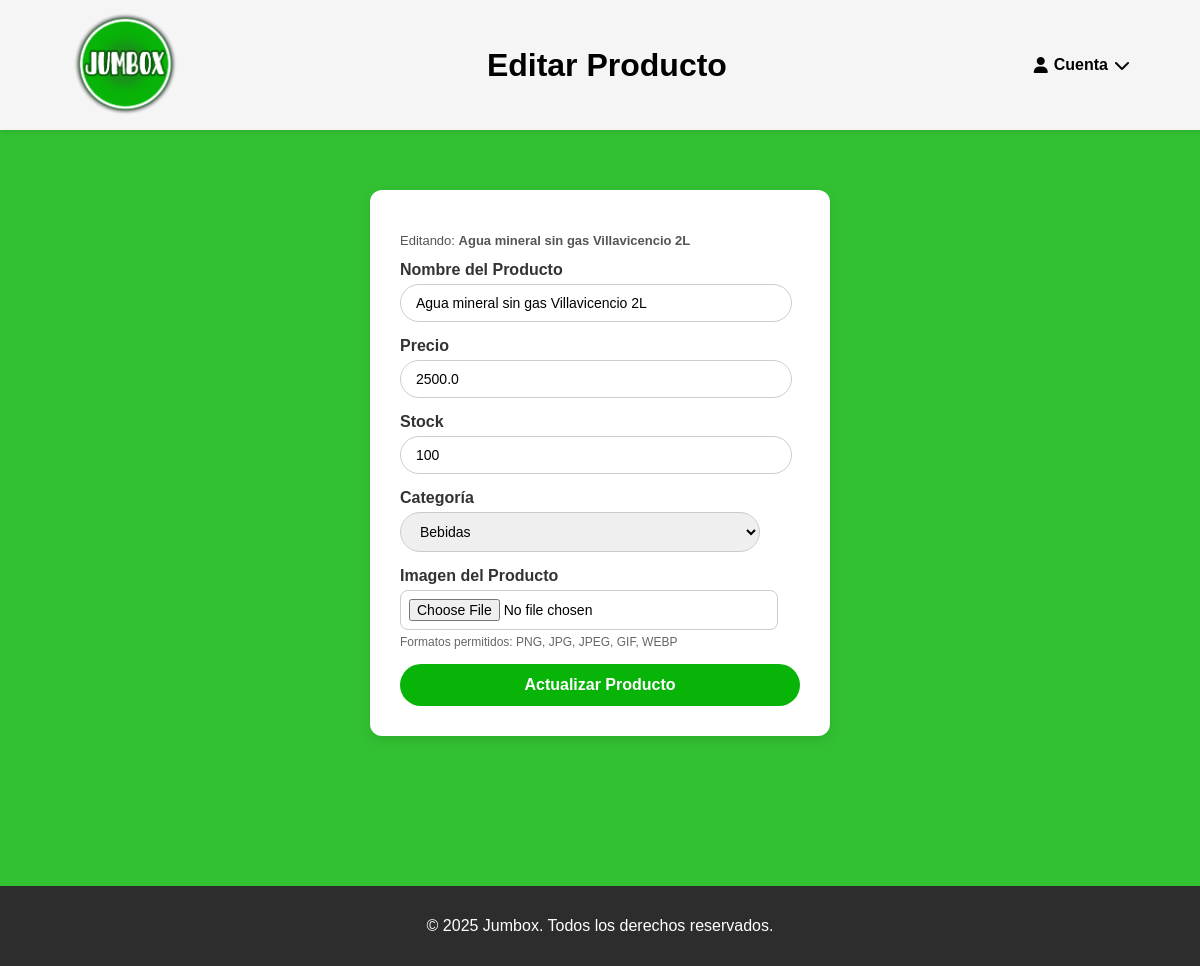
Screenshot of /editar-producto/2 (signed in) with the database file from the repository.
### tables this page shows
CREATE TABLE producto (
  id_producto INTEGER PRIMARY KEY AUTOINCREMENT,
  nombre TEXT NOT NULL,
  precio REAL NOT NULL,
  stock INTEGER NOT NULL,
  fk_categoria INTEGER NOT NULL, imagen BLOB,
  FOREIGN KEY (fk_categoria) REFERENCES categoria(id_categoria)
    ON DELETE NO ACTION ON UPDATE NO ACTION
);

### app.py (the view, shortened to what this page needs)
@app.route('/editar-producto/<int:id_producto>', methods=['GET', 'POST'])
def editar_producto(id_producto):
    resp = require_login_redirect()
    if resp:
        return resp
    with get_conn() as conn:
        categorias = listar_categorias(conn)
        producto = conn.execute("""
            SELECT p.id_producto, p.nombre, p.precio, p.stock, c.nombre AS categoria
            FROM producto p
            JOIN categoria c ON p.fk_categoria = c.id_categoria
            WHERE p.id_producto = ?
        """, (id_producto,)).fetchone()
        if not producto:
            flash('Producto no encontrado', 'error')
            return redirect(url_for('home'))
    return render_template('editar_producto.html', categorias=categorias, producto=producto)

### app.py (called while the page is built)
def get_conn():
    conn = sqlite3.connect(DB_NAME)
    conn.row_factory = sqlite3.Row
    conn.execute("PRAGMA foreign_keys = ON;")
    return conn

def require_login_redirect():
    if 'id_cliente' not in session:
        flash("Necesitás iniciar sesión.", "error")
        return redirect(url_for('login'))
    return None

def listar_categorias(conn):
    try:
        return [r['nombre'] for r in conn.execute("SELECT nombre FROM categoria ORDER BY nombre").fetchall()]
    except sqlite3.Error:
        return []

### templates/editar_producto.html (shortened to what this page needs)
<!DOCTYPE html>
<html lang="es">
<head>
</head>
<body>
    <!DOCTYPE html>
<html lang="es">
<head>
    <link rel="stylesheet" href="{{ url_for('static', filename='style.css') }}">
    <link rel="stylesheet" href="https://cdnjs.cloudflare.com/ajax/libs/font-awesome/6.5.0/css/all.min.css">
</head>
<body>
    <header class="main-header">
        <div class="logo">
            <a href="{{ url_for('home') }}">
                <img src="{{ url_for('static', filename='img/logo.png') }}" alt="Jumbox">
            </a>
        </div>
        <div class="titulo-header">
            <h1>Editar Producto</h1>
        </div>
        <div class="cuenta" tabindex="0">
            <div class="cuenta-btn">
                <i class="fa-solid fa-user"></i>
                <span>Cuenta</span>
                <i class="fa-solid fa-chevron-down"></i>
            </div>
        </div>
    </header>
<main>
    <div class="formulario-container">
        <form method="POST" enctype="multipart/form-data">
             {% if producto %}
                <p style="font-size: 13px; color: #555;">Editando: <strong>{{ producto['nombre'] }}</strong></p>
            {% endif %}
            <div>
                <label for="nombre"><strong>Nombre del Producto</strong></label>
                <input type="text" id="nombre" name="nombre"
                       placeholder="Ej: Coca Cola 2L"
                       value="{{ producto['nombre'] if producto else '' }}" required>
            </div>
            <div>
                <label for="precio"><strong>Precio</strong></label>
                <input type="number" id="precio" name="precio" step="0.01"
                       placeholder="Ej: 1500.00"
                       value="{{ producto['precio'] if producto else '' }}" required>
            </div>
            <div>
                <label for="stock"><strong>Stock</strong></label>
                <input type="number" id="stock" name="stock"
                       placeholder="Ej: 50"
                       value="{{ producto['stock'] if producto else '' }}" required>
            </div>
            <div>
                <label for="categoria"><strong>Categoría</strong></label>
                <select id="categoria" name="categoria" required>
                    {% for c in categorias or [] %}
                        <option value="{{ c }}" {% if producto and producto['categoria'] == c %} selected {% endif %}>
                            {{ c }}
                        </option>
                    {% endfor %}
                </select>
            </div>
            <div>
                <label for="imagen"><strong>Imagen del Producto</strong></label>
                <input type="file" id="imagen" name="imagen" accept="image/*">
                <small style="color: #666; font-size: 12px; display: block; margin-top: 5px;">
                        Formatos permitidos: PNG, JPG, JPEG, GIF, WEBP
                </small>
            </div>
            <button type="submit">Actualizar Producto</button>
        </form>
    </div>
</main>
    <footer>
        <p>© 2025 Jumbox. Todos los derechos reservados.</p>
    </footer>
</body>
</html>
</body>
</html>

### static/style.css (style rules this page uses)
html, body { height: 100%; margin: 0; }
body { display: flex; flex-direction: column; min-height: 100vh; }
main { flex: 1; }
body { font-family: Arial, sans-serif; background-color: #07b407d2; margin: 0; padding: 0; }
.main-header { display: flex; align-items: center; justify-content: space-between; padding: 8px 30px; background-color: rgb(245, 245, 245); box-shadow: 0 2px 4px rgba(0,0,0,0.1); position: sticky; top: 0; z-index: 10; }
.logo img { width: 110px; height: auto; }
.cuenta { position: relative; }
.cuenta-btn { display: flex; align-items: center; font-weight: bold; cursor: pointer; white-space: nowrap; gap: 6px; }
footer { background-color: #2d2d2d; color: white; text-align: center; padding: 15px; position: relative; bottom: 0; margin-top: 100px; }
.formulario-container { max-width: 400px; margin: 60px auto 50px auto; padding: 30px; background-color: #fff; border-radius: 12px; box-shadow: 0 4px 12px rgba(0,0,0,0.1); }
.formulario-container form div { margin-bottom: 15px; display: flex; flex-direction: column; }
.formulario-container label { margin-bottom: 5px; font-weight: bold; color: #333; width: 300px; }
.formulario-container input, .formulario-container select { padding: 10px 15px; border: 1px solid #ccc; border-radius: 30px; outline: none; font-size: 14px; transition: 0.3s; width: 90%; }
.formulario-container input[type="file"] { border-radius: 8px; padding: 8px; }
.formulario-container button { width: 100%; padding: 12px; background-color: #07b407; color: #fff; font-weight: 700; border: none; border-radius: 30px; cursor: pointer; font-size: 16px; transition: 0.3s; }
.main-header { padding: 8px 70px; }
.formulario-container button, .formulario-container .btn-google { width: 100%; box-sizing: border-box; }
label { display: block; font-weight: 600; margin-bottom: 6px; color: #333; }
input, select, textarea { width: 95%; padding: 10px 12px; border: 1px solid #ccc; border-radius: 10px; font-size: 14px; }

### rows the page displays
producto: nombre "Agua mineral sin gas Villavicencio 2L", precio "2500.0", stock "100"

### other values shown
form field categoria "Bebidas"
